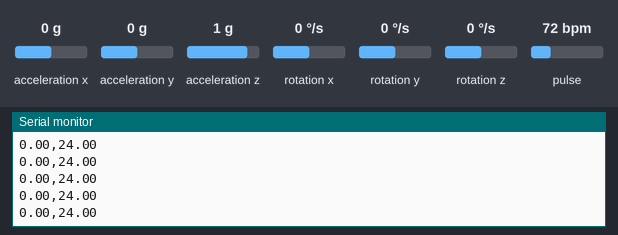
This sketch was run on a simulated Arduino Uno, built with avr-gcc and run on an emulated ATmega328P. On the bench: the last lines printed to the serial monitor. The inputs (shaded band) are chosen by the test bench; at power-on: acceleration x 0 g, acceleration y 0 g, acceleration z 1 g, pulse 72 bpm, rotation x 0 °/s, rotation y 0 °/s, rotation z 0 °/s.

Above: at 3.2 s.
3.3 s: acceleration x set to -1.4 g
At 3.9 s:
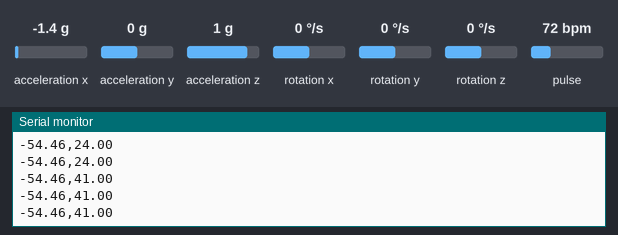
6.3 s: acceleration y set to -1.4 g
At 7.4 s:
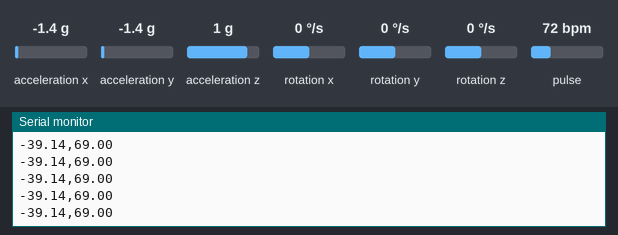
7.8 s: acceleration z set to -1.4 g
At 8.9 s:
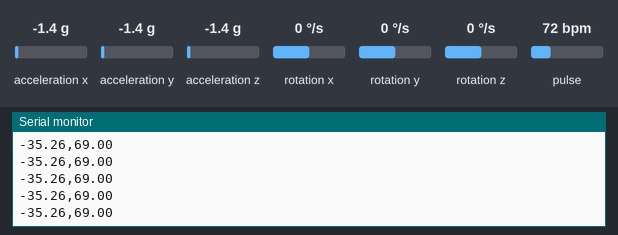
9.3 s: pulse set to 42 bpm
Timing chart, 0 to 11.8 s (numbered marks = the images above; inputs shaded):
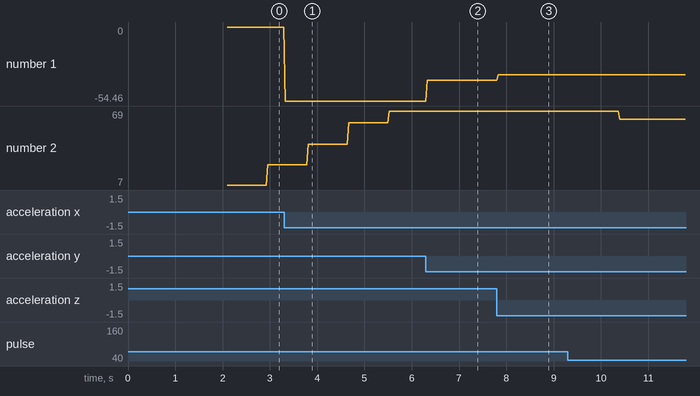

The sketch:

main.ino
```cpp
#include "I2Cdev.h"
#include "MPU6050_6Axis_MotionApps20.h"
#include "Wire.h"

#include "MAX30105.h"

#include "heartRate.h"

MAX30105 particleSensor;

const byte RATE_SIZE = 4;  //Increase this for more averaging. 4 is good.
byte rates[RATE_SIZE];     //Array of heart rates
byte rateSpot = 0;
long lastBeat = 0;  //Time at which the last beat occurred

float beatsPerMinute;
int beatAvg;

MPU6050 mpu;

bool dmpReady = false;
uint8_t mpuIntStatus;
uint8_t devStatus;
uint16_t packetSize;
uint16_t fifoCount;
uint8_t fifoBuffer[64];

Quaternion q;
VectorFloat gravity;
float ypr[3];

volatile bool mpuInterrupt = false;

const int N = 30;
float pitchArray[N];
float offsetVal = 0;

void dmpDataReady() {
  mpuInterrupt = true;
}

float average(float arr[], int n) {
  float ret = 0;
  for (int i = 0; i < n; i++) {
    ret += arr[i];
  }
  return ret / n;
}

void setGyro() {
  mpu.initialize();

  while (!mpu.testConnection()) {
  }

  devStatus = mpu.dmpInitialize();

  if (devStatus == 0) {
    mpu.setDMPEnabled(true);
    // attachInterrupt(
    //   digitalPinToInterrupt(PIN_INTERRUPT),
    //   dmpDataReady, RISING);
    mpuIntStatus = mpu.getIntStatus();
    dmpReady = true;
    packetSize = mpu.dmpGetFIFOPacketSize();
  }

  delay(1000);

  for (int i = 0; i < N; i++) {
    pitchArray[i] = getPitch();
  }
  offsetVal = average(pitchArray, N);
}

void setHeart() {
  // Initialize sensor
  if (!particleSensor.begin(Wire, I2C_SPEED_FAST))  //Use default I2C port, 400kHz speed
  {
    // Serial.println("MAX30105 was not found. Please check wiring/power. ");
    while (1)
      ;
  }
  // Serial.println("Place your index finger on the sensor with steady pressure.");

  particleSensor.setup();                     //Configure sensor with default settings
  particleSensor.setPulseAmplitudeRed(0x0A);  //Turn Red LED to low to indicate sensor is running
  particleSensor.setPulseAmplitudeGreen(0);   //Turn off Green LED
}

void setup() {
  Serial.begin(9600);
  Wire.begin();
  Wire.setClock(400000);

  setGyro();
  setHeart();
}

void loop() {
  Serial.print(getPitch() - offsetVal);
  Serial.print(",");
  Serial.println(getHeart());
}

float getPitch() {
  float pitch = 0;

  if (!dmpReady) {
    return;
  }

  mpuInterrupt = false;
  mpuIntStatus = mpu.getIntStatus();
  fifoCount = mpu.getFIFOCount();

  if ((mpuIntStatus & 0x10) || fifoCount == 1024) {
    mpu.resetFIFO();
  } else if (mpuIntStatus & 0x02) {
    while (fifoCount < packetSize) {
      fifoCount = mpu.getFIFOCount();
    }

    mpu.getFIFOBytes(fifoBuffer, packetSize);
    fifoCount -= packetSize;

    mpu.dmpGetQuaternion(&q, fifoBuffer);
    mpu.dmpGetGravity(&gravity, &q);
    mpu.dmpGetYawPitchRoll(ypr, &q, &gravity);

    pitch = ypr[1] * 180 / M_PI;
    float roll = ypr[2] * 180 / M_PI;

    // Serial.print("pitch: ");
    // Serial.println(pitch);
    // Serial.print("roll: ");
    // Serial.println(roll);
  }
  delay(10);
  return pitch;
}

float getHeart() {
  long irValue = particleSensor.getIR();

  if (checkForBeat(irValue) == true) {
    //We sensed a beat!
    long delta = millis() - lastBeat;
    lastBeat = millis();

    beatsPerMinute = 60 / (delta / 1000.0);

    if (beatsPerMinute < 255 && beatsPerMinute > 20) {
      rates[rateSpot++] = (byte)beatsPerMinute;  //Store this reading in the array
      rateSpot %= RATE_SIZE;                     //Wrap variable

      //Take average of readings
      beatAvg = 0;
      for (byte x = 0; x < RATE_SIZE; x++)
        beatAvg += rates[x];
      beatAvg /= RATE_SIZE;
    }
  }

  // Serial.print("IR=");
  // Serial.print(irValue);
  // Serial.print(", BPM=");
  // Serial.print(beatsPerMinute);
  // Serial.print(", Avg BPM=");
  // Serial.print(beatAvg);

  if (irValue < 50000) {
    return -1.0;
  }

  return beatAvg;

  // Serial.println();
}
```

Measured:
- after the input at 3.3 s, the serial monitor: prints a new line at once (image 1)
- after the input at 6.3 s, the serial monitor: prints a new line at once (image 2)
- after the input at 7.8 s, the serial monitor: prints a new line at once (image 3)
- plotted number 1: 0 → -54.46 after the input at 3.3 s, -54.46 → -39.14 after the input at 6.3 s, -39.14 → -35.26 after the input at 7.8 s
- plotted number 2: 24 → 69 after the input at 3.3 s, 69 → 62 after the input at 9.3 s
